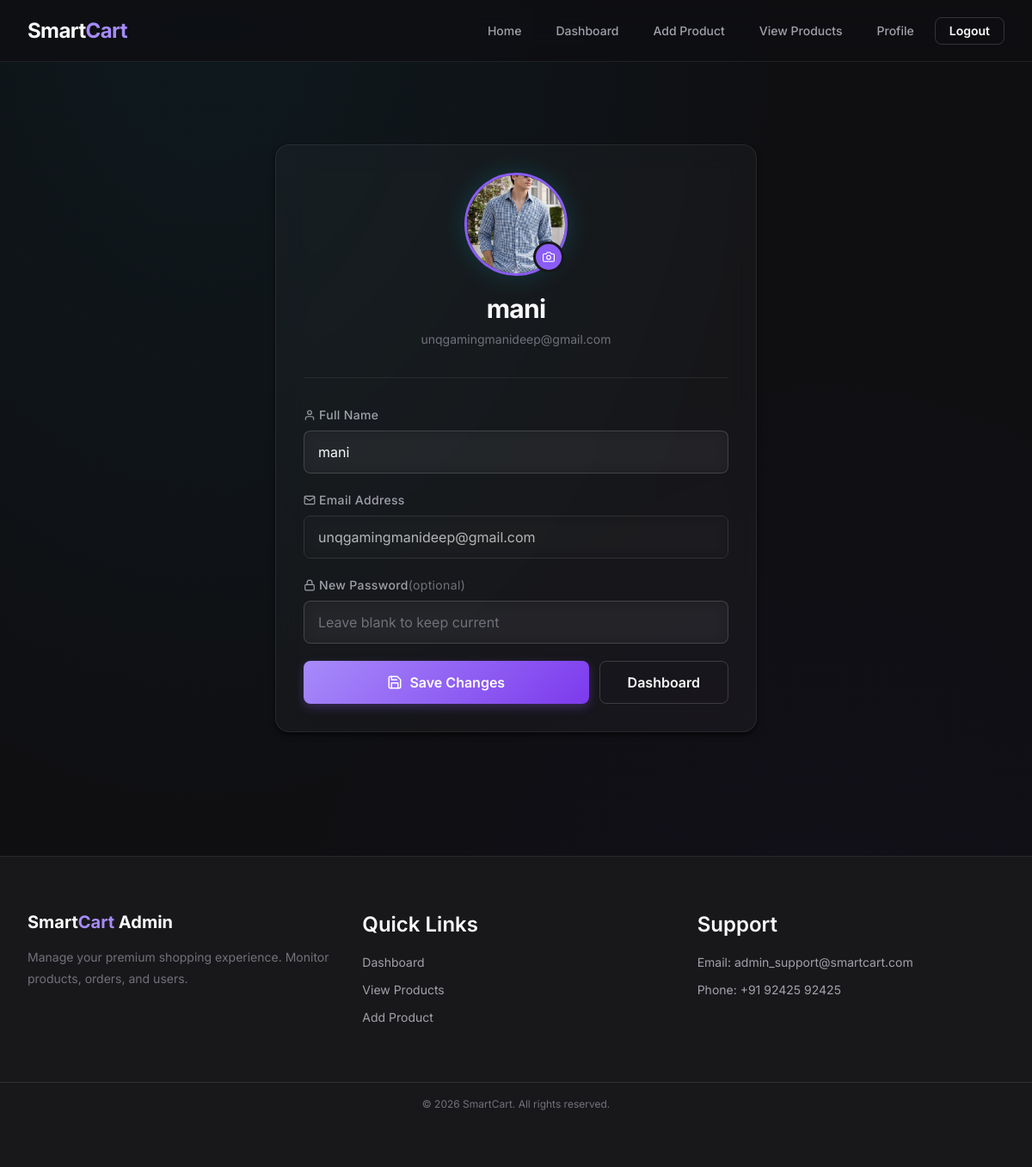
The app's page /admin/profile (signed in), older data.
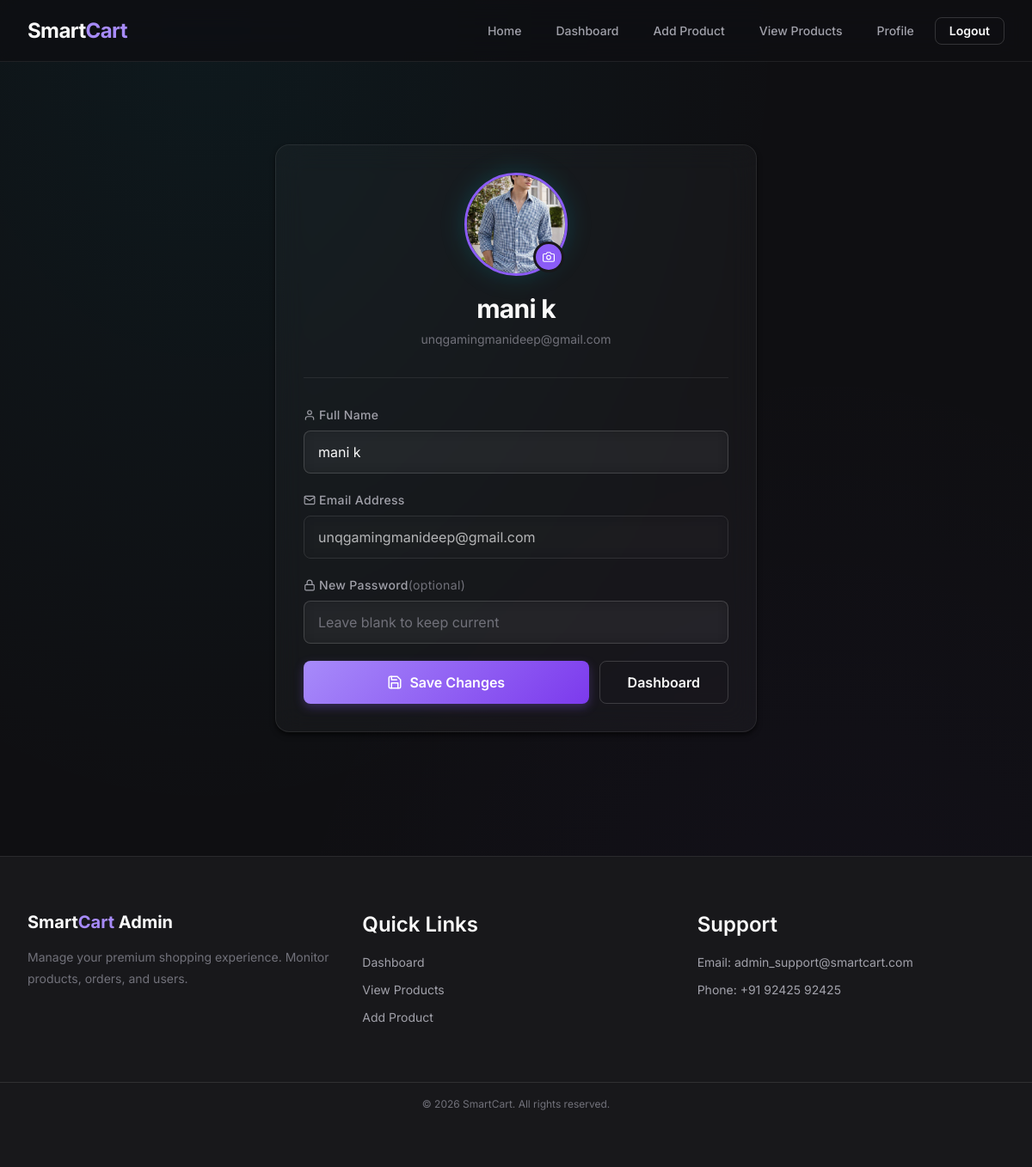
The same page, newer data.
### tables this page shows
CREATE TABLE admin (
    admin_id INTEGER PRIMARY KEY AUTOINCREMENT,
    name TEXT NOT NULL,
    email TEXT UNIQUE NOT NULL,
    password TEXT NOT NULL,
    profile_image TEXT
);

### app.py (the view, shortened to what this page needs)
@app.route('/admin/profile', methods=['GET', 'POST'])
def admin_profile():
    if 'admin_id' not in session:
        flash("Please login!", "danger")
        return redirect('/admin-signin')
    admin_id = session['admin_id']
    conn = get_db()
    cursor = conn.cursor()
    cursor.execute("SELECT * FROM admin WHERE admin_id = ?", (admin_id,))
    admin = cursor.fetchone()
    cursor.close()
    conn.close()
    return render_template("admin/admin_profile.html", admin=admin)

### app.py (called while the page is built)
def get_db():
    connection = sqlite3.connect(DB_PATH, detect_types=sqlite3.PARSE_DECLTYPES)
    connection.row_factory = sqlite3.Row
    return connection

### templates/admin/admin_profile.html (shortened to what this page needs)
{% extends "admin/base.html" %}
{% block content %}
<div class="auth-container" style="max-width: 560px;">
  <div class="glass-card sc-animate-fade-in-up">
    <div class="sc-u-text-center sc-u-mb-8">
      <div style="position: relative; display: inline-block; margin-bottom: var(--sc-space-5);">
        {% if admin.profile_image %}
        <div id="profile-avatar" style="
          width: 120px; height: 120px; border-radius: 50%;
          overflow: hidden; border: 3px solid var(--sc-brand-500);
          box-shadow: 0 0 30px rgba(0, 188, 212, 0.2);
          margin: 0 auto;
        ">
          <img src="{{ url_for('static', filename='uploads/admin_profiles/' + admin.profile_image) }}"
               alt="{{ admin.name }}"
               id="current-avatar-img"
               style="width: 100%; height: 100%; object-fit: cover;" />
        </div>
        {% endif %}
        <label for="profile-image-input" style="
          position: absolute; bottom: 4px; right: 4px;
          width: 36px; height: 36px; border-radius: 50%;
          background: var(--sc-brand-500); cursor: pointer;
          display: flex; align-items: center; justify-content: center;
          border: 3px solid var(--sc-bg-surface);
          transition: all 0.2s ease;
        " onmouseenter="this.style.transform='scale(1.1)'" onmouseleave="this.style.transform=''">
        </label>
      </div>
      <h2 class="auth-title" style="margin-bottom: var(--sc-space-1);">{{ admin.name }}</h2>
      <p style="color: var(--sc-text-muted); font-size: var(--sc-text-sm);">{{ admin.email }}</p>
    </div>
    <div style="height: 1px; background: var(--sc-border); margin-bottom: var(--sc-space-8);"></div>
    <form method="POST" action="{{ url_for('admin_profile') }}" enctype="multipart/form-data" id="profile-form">
      <div class="form-group">
        <label for="profile-name" style="display: flex; align-items: center;">
          Full Name
        </label>
        <input type="text" name="name" id="profile-name" value="{{ admin.name }}" required placeholder="Your full name" />
      </div>
      <div class="form-group">
        <label for="profile-email" style="display: flex; align-items: center;">
          Email Address
        </label>
        <input type="email" name="email" id="profile-email" value="{{ admin.email }}" readonly style="opacity: 0.7; cursor: not-allowed; background-color: var(--sc-gray-50);" title="Email cannot be changed" />
      </div>
      <div class="form-group">
        <label for="profile-password" style="display: flex; align-items: center;">
          New Password
          <span style="color: var(--sc-text-muted); font-weight: var(--sc-weight-normal);"> (optional)</span>
        </label>
        <input type="password" name="password" id="profile-password" placeholder="Leave blank to keep current" />
      </div>
      <div style="display: flex; gap: var(--sc-space-3); margin-top: var(--sc-space-4);">
        <button type="submit" class="sc-btn sc-btn--primary sc-btn--lg" style="flex: 1;">
          Save Changes
        </button>
        <a href="{{ url_for('dashboard') }}" class="sc-btn sc-btn--ghost sc-btn--lg"
           style="transition: all 0.2s ease;"
           onmouseenter="this.style.borderColor='var(--sc-brand-500)'; this.style.color='var(--sc-brand-400)'; this.style.background='rgba(0,188,212,0.06)';"
           onmouseleave="this.style.borderColor='var(--sc-border)'; this.style.color='var(--sc-text-secondary)'; this.style.background='transparent';">
          Dashboard
        </a>
      </div>
    </form>
  </div>
</div>
{% endblock %}

Row changes from the older to the newer data that the page shows:
changed admin "unqgamingmanideep@gmail.com": name "mani" → "mani k"
